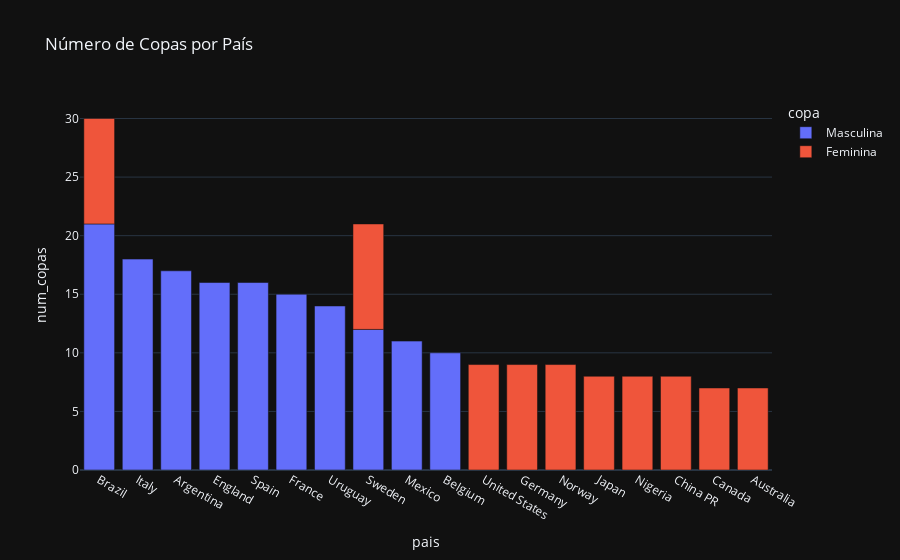

The code cell stored with this chart in its notebook:
### Code cell
#### solução com plotly

#unindo o dataframe
top10 = pd.concat([top10_mas, top10_fem])

fig = px.bar(top10, x="pais", y="num_copas", color='copa', hover_data=['copa', 'num_copas'], title="Número de Copas por País")
fig.show()

### Figure 1 — Plotly figure (JSON) as saved in the notebook; plotly's stock layout.template omitted (floating-point values rounded to 4 significant figures)
{"data": [{"alignmentgroup": "True", "customdata": [["Masculina"], ["Masculina"], ["Masculina"], ["Masculina"], ["Masculina"], ["Masculina"], ["Masculina"], ["Masculina"], ["Masculina"], ["Masculina"]], "hovertemplate": "copa=%{customdata[0]}<br>pais=%{x}<br>num_copas=%{y}<extra></extra>", "legendgroup": "Masculina", "marker": {"color": "#636efa", "pattern": {"shape": ""}}, "name": "Masculina", "offsetgroup": "Masculina", "orientation": "v", "showlegend": true, "textposition": "auto", "type": "bar", "x": ["Brazil", "Italy", "Argentina", "England", "Spain", "France", "Uruguay", "Sweden", "Mexico", "Belgium"], "xaxis": "x", "y": [21, 18, 17, 16, 16, 15, 14, 12, 11, 10], "yaxis": "y"}, {"alignmentgroup": "True", "customdata": [["Feminina"], ["Feminina"], ["Feminina"], ["Feminina"], ["Feminina"], ["Feminina"], ["Feminina"], ["Feminina"], ["Feminina"], ["Feminina"]], "hovertemplate": "copa=%{customdata[0]}<br>pais=%{x}<br>num_copas=%{y}<extra></extra>", "legendgroup": "Feminina", "marker": {"color": "#EF553B", "pattern": {"shape": ""}}, "name": "Feminina", "offsetgroup": "Feminina", "orientation": "v", "showlegend": true, "textposition": "auto", "type": "bar", "x": ["Brazil", "Sweden", "United States", "Germany", "Norway", "Japan", "Nigeria", "China PR", "Canada", "Australia"], "xaxis": "x", "y": [9, 9, 9, 9, 9, 8, 8, 8, 7, 7], "yaxis": "y"}], "layout": {"barmode": "relative", "legend": {"title": {"text": "copa"}, "tracegroupgap": 0}, "title": {"text": "Número de Copas por País"}, "xaxis": {"anchor": "y", "domain": [0, 1], "title": {"text": "pais"}}, "yaxis": {"anchor": "x", "domain": [0, 1], "title": {"text": "num_copas"}}}}
